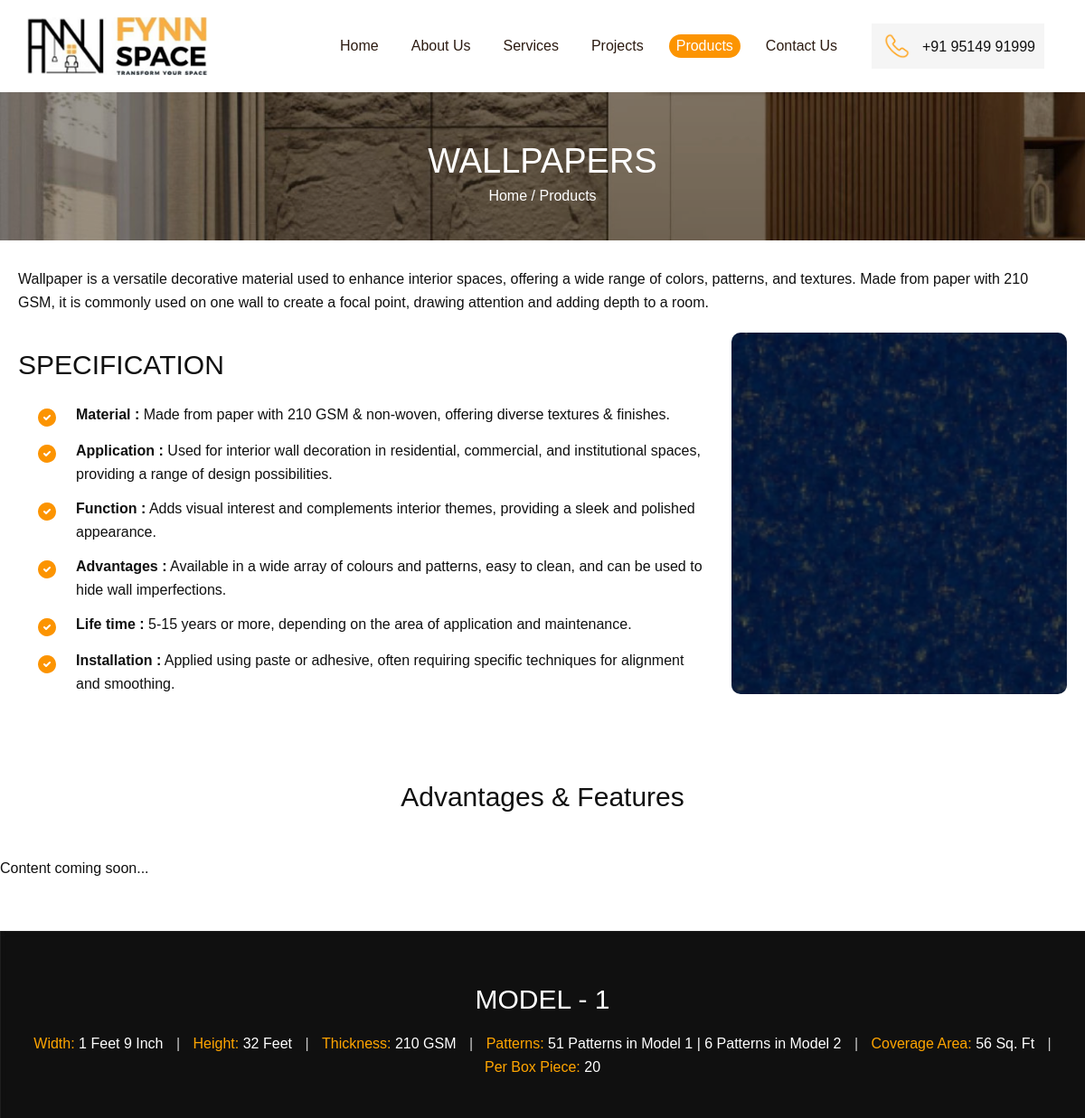
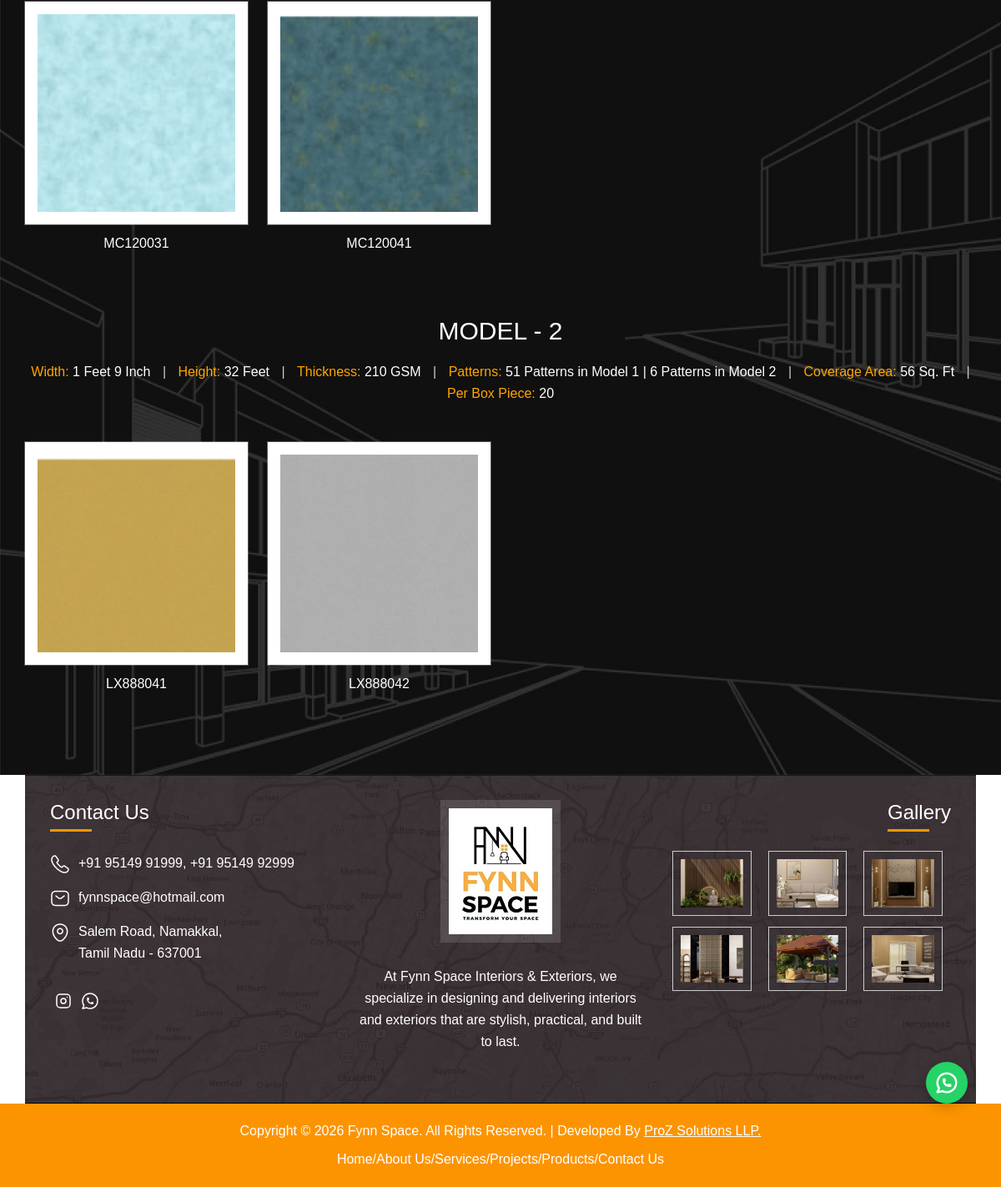
The app's page /product-details?id=11 with its own data (2 pictures, top to bottom).
### tables this page shows
CREATE TABLE products (
            id INTEGER PRIMARY KEY AUTOINCREMENT,
            cate_title TEXT NOT NULL,
            cat_image TEXT,
            created_at DATETIME DEFAULT CURRENT_TIMESTAMP
        , description TEXT, description_image TEXT);

CREATE TABLE "product_subcategories" (
        id INTEGER PRIMARY KEY AUTOINCREMENT,
        product_id INTEGER NOT NULL,
        subcat_title TEXT NOT NULL,
        subcat_image TEXT,
        group_name TEXT,
        created_at DATETIME DEFAULT CURRENT_TIMESTAMP,
        FOREIGN KEY (product_id) REFERENCES products(id) ON DELETE CASCADE
    );

### product-details.php (the view, shortened to what this page needs)
<?php
require_once 'db_config.php';
$product_id = $_GET['id'];
try {
    $stmt = $db->prepare("SELECT * FROM products WHERE id = ?");
    $stmt->execute([$product_id]);
    $product = $stmt->fetch(PDO::FETCH_ASSOC);
    $stmt_sub = $db->prepare("SELECT * FROM product_subcategories WHERE product_id = ? ORDER BY id ASC");
    $stmt_sub->execute([$product_id]);
    $subcategories = $stmt_sub->fetchAll(PDO::FETCH_ASSOC);
    $json_file = 'product_specs.json';
    $specs = [];
    if (file_exists($json_file)) {
        $json_data = file_get_contents($json_file);
        $full_specs = json_decode($json_data, true);
        if (isset($full_specs['products'])) {
            if (isset($full_specs['products'][$product_id])) {
                $specs = $full_specs['products'][$product_id];
            } elseif (isset($full_specs['products']['DEFAULT'])) {
                $specs = $full_specs['products']['DEFAULT'];
            }
        }
    }
} catch (PDOException $e) {
    die("Error: " . $e->getMessage());
}
?>
<!DOCTYPE html>
<html lang="en">
<head>
    <?php include('website-link.php'); ?>
</head>
<body>
    <?php
    $products = true;
    include('header.php'); ?>
    <div class="slipheader">
        <div class="abouthead">
            <h3><?php echo htmlspecialchars($product['cate_title']); ?></h3>
            <ul class="about-short">
                <li><a href="index.php">Home</a> <span>/</span></li>
                <li><a href="products.php">Products</a> </li>
            </ul>
        </div>
    </div>
    <section class="services-section">
        <div class="auto-container">
            <div class="pt-oop">
                <div class="ccaro-out">
                    <div class="row clearfix">
                        <div class="title-column col-lg-12 col-md-12 col-sm-12">
                            <div class="text abtexzt">
                                <?php if (!empty($product['description'])): ?>
                                    <?php echo nl2br(htmlspecialchars($product['description'])); ?>
                                <?php else: ?>
                                    Currently viewing our collection of <?php echo htmlspecialchars($product['cate_title']); ?>.
                                    These products are designed to enhance your interior spaces with durability and style.
                                <?php endif; ?>
                            </div>
                        </div>
                        <div class="title-column col-lg-8 col-md-12 col-sm-12">
                            <div class="headingparr">
                                <h3>SPECIFICATION</h3>
                            </div>
                            <?php if (!empty($specs['attributes'])): ?>
                                <?php foreach ($specs['attributes'] as $attr): ?>
                                    <div class="fscontact-info">
                                        <span class="icon  fflaticon-before"><img src="images/tick.svg"></span>
                                        <p class="p2p"><span class="p2p-span"><?php echo htmlspecialchars($attr['label']); ?> :</span> <?php echo htmlspecialchars($attr['value']); ?></p>
                                    </div>
                                <?php endforeach; ?>
                            <?php endif; ?>
                        </div>
                        <div class="video-column col-lg-4 col-md-12 col-sm-12">
                            <div class="abtus-img">
                                <?php if (!empty($product['description_image'])): ?>
                                    <img src="images/products/<?php echo htmlspecialchars($product['description_image']); ?>" style="width:100%; height:400px; object-fit:cover;" />
                                <?php elseif (!empty($product['cat_image'])): ?>
                                    <img src="images/products/<?php echo htmlspecialchars($product['cat_image']); ?>" style="width:100%; height:400px; object-fit:cover;" />
                                <?php endif; ?>
                            </div>
                        </div>
                    </div>
                </div>
            </div>
        </div>
    </div>
<section class="advantages-section" style="padding: 40px 0; ">
    <div class="auto-container">
        <div class="headingparr" style="margin-bottom: 30px; text-align: center !important;">
            <h3 style="text-align: center !important;">Advantages & Features</h3>
        </div>
        <?php if (!empty($specs['image'])): ?>
            <?php if (count($specs['image']) === 1 && empty($specs['image'][0]['title'])): ?>
                <div class="row clearfix">
                    <div class="col-lg-12 col-md-12 col-sm-12" style="margin-bottom: 30px; text-align: center;">
                        <img src="<?php echo htmlspecialchars($specs['image'][0]['image'] ?? $specs['image'][0]['icon']); ?>" alt="Advantage" style="width: 1000px; max-width: 100%; height: auto; border-radius: 10px;">
                    </div>
                </div>
            <?php else: ?>
                <div class="container" style="max-width: 1500px; margin-bottom: 30px;">
                    <div class="row justify-content-center text-center">
                        <?php foreach ($specs['image'] as $adv): ?>
                            <?php
                            $iconSrc = $adv['icon'] ?? ($adv['image'] ?? '');
                            $iconTitle = $adv['title'] ?? '';
                            if (!empty($iconSrc)):
                            ?>
                                <div class="col-6 col-md-3 col-lg-1 mb-4">
                                    <div class="advantage-box">
                                        <img src="<?php echo htmlspecialchars($iconSrc); ?>" alt="<?php echo htmlspecialchars($iconTitle); ?>" style="width: 60px; height: 60px; object-fit: contain; margin-bottom: 12px; display: inline-block;">
                                        <h6 style="font-size: 14px; font-weight: 500; color: #333; line-height: 1.2; margin: 0;"><?php echo htmlspecialchars($iconTitle); ?></h6>
                                    </div>
                                </div>
                            <?php endif; ?>
                        <?php endforeach; ?>
                    </div>
                </div>
            <?php endif; ?>
        <?php else: ?>
            <p>Content coming soon...</p>
        <?php endif; ?>
    </div>
</section>
    <section class="projectsection">
        <div class="container-fluid position-relative">
            <?php
            $grouped_subs = [];
            if (count($subcategories) > 0) {
                foreach ($subcategories as $sub) {
                    $group = !empty($sub['group_name']) ? $sub['group_name'] : 'Designs';
                    $grouped_subs[$group][] = $sub;
                }
            }
            ?>
            <?php if (count($grouped_subs) > 0): ?>
                <?php foreach ($grouped_subs as $group_title => $items): ?>
                    <div class="headingpar proejcthead">
                        <h3><?php echo htmlspecialchars($group_title); ?></h3>
                        <?php if (!empty($specs['specification'])): ?>
                            <div style="text-align: center; margin-bottom: 20px; font-size: 16px;">
                                <?php
                                $total_specs = count($specs['specification']);
                                foreach ($specs['specification'] as $index => $spec):
                                ?>
                                    <span style="display: inline-block; margin: 0 5px;">
                                        <?php if (!empty($spec['label'])): ?>
                                            <span style="color: #FFA500;"><?php echo htmlspecialchars($spec['label']); ?></span>
                                        <?php endif; ?>
                                        <span style="color: inherit;"><?php echo htmlspecialchars($spec['value']); ?></span>
                                        <?php if ($index < $total_specs - 1): ?>
                                            <span style="color: #ccc; margin-left: 10px;">|</span>
                                        <?php endif; ?>
                                    </span>
                                <?php endforeach; ?>
                            </div>
                        <?php endif; ?>
                    </div>
                    <div class="row mb-5 group-images-wrapper" data-group="<?php echo htmlspecialchars($group_title); ?>">
                        <?php $max_initial = 8;
                        $item_count = count($items); ?>
                        <?php foreach ($items as $idx => $sub): ?>
                            <div class="col-md-3 smmob group-image-item" style="<?php echo ($idx >= $max_initial) ? 'display:none;' : ''; ?>">
                                <div class="projecthomeout">
                                    <div class="projimg">
                                        <?php if (!empty($sub['subcat_image'])): ?>
                                            <img src="images/products/<?php echo htmlspecialchars($sub['subcat_image']); ?>" style="width:100%; height:500px; object-fit:cover;">
                                        <?php else: ?>
                                            <img src="images/default.jpg" style="width:100%; height:300px; object-fit:cover;">
                                        <?php endif; ?>
                                    </div>
                                </div>
                                <h6><?php echo htmlspecialchars($sub['subcat_title']); ?></h6>
                            </div>
                        <?php endforeach; ?>
                    </div>
                <?php endforeach; ?>
            <?php else: ?>
                <div class="text-center py-5">
                    <h4>No specific designs added for this category yet.</h4>
                </div>
            <?php endif; ?>
        </div>
    </section>
    <?php include('footer.php'); ?>
</body>
</html>

### website-link.php (shortened to what this page needs)
<link href="css/bootstrap.min.css" rel="stylesheet">
    <link href="slider/owl.carousel.css" rel="stylesheet">
    <link href="src/jquery.littlelightbox.css" rel="stylesheet">
<link href="css/style.css" rel="stylesheet" >

### header.php (shortened to what this page needs)
<div class="headerbg">
<div class="topheader_outer">
      <div class="container-fluid">
    <nav
      class="navbar navbar-expand-lg navbar-light"
      aria-label="Main navigation"
    >
    <a class="navbar-brand" href="/"><img src="images/logo.jpg" title=" Logo" alt='Logo"' /></a>
        <div
          class="navbar-collapse collapse ms-auto"
          id="navbarsExampleDefault">
<ul class="navbar-nav ml-auto mb-2 mb-lg-0">
        <li class="nav-item ">
          <a class="nav-link <?php if(isset($index)) { echo ' active '; } ?> "  href="/"><span>Home</span></a>
        </li>
        <li class="nav-item">
          <a class="nav-link <?php if(isset($about)) { echo ' active '; } ?>  " href="/about-us"><span>About Us</span></a>
        </li>
         <li class="nav-item">
          <a class="nav-link <?php if(isset($services)) { echo ' active '; } ?>  "   href="/services"><span>Services</span></a>
        </li>
        <li class="nav-item">
          <a class="nav-link k <?php if(isset($projects)) { echo ' active '; } ?>  "   href="/projects"><span>Projects</span></a>
        </li>
          <li class="nav-item">
          <a class="nav-link k <?php if(isset($products)) { echo ' active '; } ?>  "   href="/products"><span>Products</span></a>
        </li>
        <li class="nav-item">
          <a class="nav-link <?php if(isset($contact)) { echo ' active '; } ?>  " href="/contact-us"><span>Contact Us</span></a>
        </li>
          </ul>
          <div class="last_list" style="display: flex; align-items: center;">
            <div class="reqcallout">
<div class="reqcall"><div class="topicons"><img src="images/top-mob.png" /></div>
<a  href="tel:+919514991999">+91 95149 91999</a></div>
</div>
                    </div>
        </div>
    </nav>
      </div>
</div>

### footer.php (shortened to what this page needs)
<section class="footeresection">
        <div class="container-fluid position-relative">
        <div class="footerout">
        <div class="row">
          <div class="col-md-4">
            <div class="footeraddout">
              <h4 class="foothead">Contact Us</h4>
              <ul class="footeriul">
                <li><img src="images/footer-call.png"/>
                <span><a  href="tel:+919514991999">+91 95149 91999,</a> <a  href="tel:+919514992999">+91 95149 92999</a></span>
              </li>
                <li><img src="images/footer-sms.png"/>
                <span><a href="mailto:info@fynn.com">fynnspace@hotmail.com</a></span>
              </li>
                <li><img src="images/footer-location.png"/>
                <span><a>Salem Road, Namakkal,<br />
Tamil Nadu - 637001</a></span>
              </li>
            </ul>
<div class="icon-box-2">
                                <a href="https://www.instagram.com/fynnspace_interiors/" target="_blank"><span class="head-social-icons"></span>
                                </a>
                                                                <a href="https://wa.me/919514991999" target="_blank"><span class="head-social-icons"></span>
                                                                </a>
</div>
            </div>
          </div>
             <div class="col-md-4">
            <div class="footeraddout footdll">
            <a class="navbar-brand" href="/"> <div class="footerlog"><div><img src="images/footer-logo.png" /></div></div></a>
             <p>At Fynn Space Interiors & Exteriors, we specialize in designing and delivering interiors and exteriors that are stylish, practical, and built to last.</p>
</div>
          </div>
       <div class="col-md-4">
            <div class="footeraddout">
              <h4 class="foothead dddfot">Gallery</h4>
              <div class="clearfix"></div>
            <div class="footerimg"><a href="projects.php"><div class="footerimgg"><img src="images/footer-img1.jpg"/></div></a></div>
            <div class="footerimg"><a href="projects.php"><div class="footerimgg"><img src="images/footer-img2.jpg"/></div></a></div>
            <div class="footerimg"><a href="projects.php"><div class="footerimgg"><img src="images/footer-img3.jpg"/></div></a></div>
            <div class="footerimg"><a href="projects.php"><div class="footerimgg"><img src="images/footer-img4.jpg"/></div></a></div>
            <div class="footerimg"><a href="projects.php"><div class="footerimgg"><img src="images/footer-img5.jpg"/></div></a></div>
            <div class="footerimg"><a href="projects.php"><div class="footerimgg"><img src="images/footer-img6.jpg"/></div></a></div>
          </div>
</div>
        </div>
      </div>
</div>
<a href="https://wa.me/919514991999" target="_blank" id="whatsapp-float" title="Chat on WhatsApp">
</a>
</section>
<div class="simple_foter">
<div class="container">
<div class="footer-bottom">
<div class="copy-1">
  <p>
    Copyright &copy; <?= date('Y'); ?>
    Fynn Space. All Rights Reserved. | Developed By
    <a style="color:#fff; text-decoration:underline;" href="https://proz.in/" target="_blank">
      ProZ Solutions LLP.
    </a>
  </p>
</div>
<div class="copy-2">
<div class="copy-22">
<p style="padding-left:0px;"><a href="/">Home</a>/<a href="/about-us">About Us</a>/<a href="/services">Services</a>/<a href="/projects">Projects</a>/<a href="/products">Products</a>/<a href="/contact-us">Contact Us</a></p>
</div>
</div>
</div>
</div>
</div>

### records on screen
products: cate_title "WALLPAPERS", description "Wallpaper is a versatile decorative material used to enhance interior spaces, offering a wide range of colors, patterns, and textures. Made from paper with 210 GSM, it is commonly used on one wall to create a focal point, drawing attention and adding depth to a room.", description_image (picture)
product_subcategories: subcat_image (picture), subcat_title "MC120031"
product_subcategories: subcat_image (picture), subcat_title "MC120041"
product_subcategories: subcat_image (picture), subcat_title "LX888041"
product_subcategories: subcat_image (picture), subcat_title "LX888042"

### other values on screen
$attr['label'] "Material"
$attr['value'] "Made from paper with 210 GSM & non-woven, offering diverse textures & finishes."
$attr['label'] "Application"
$attr['value'] "Used for interior wall decoration in residential, commercial, and institutional spaces, providing a range of design possibilities."
$attr['label'] "Function"
$attr['value'] "Adds visual interest and complements interior themes, providing a sleek and polished appearance."
$attr['label'] "Advantages"
$attr['value'] "Available in a wide array of colours and patterns, easy to clean, and can be used to hide wall imperfections."
$attr['label'] "Life time"
$attr['value'] "5-15 years or more, depending on the area of application and maintenance."
$attr['label'] "Installation"
$attr['value'] "Applied using paste or adhesive, often requiring specific techniques for alignment and smoothing."
$group_title "MODEL - 1"
$spec['label'] "Width:"
$spec['value'] "1 Feet 9 Inch"
